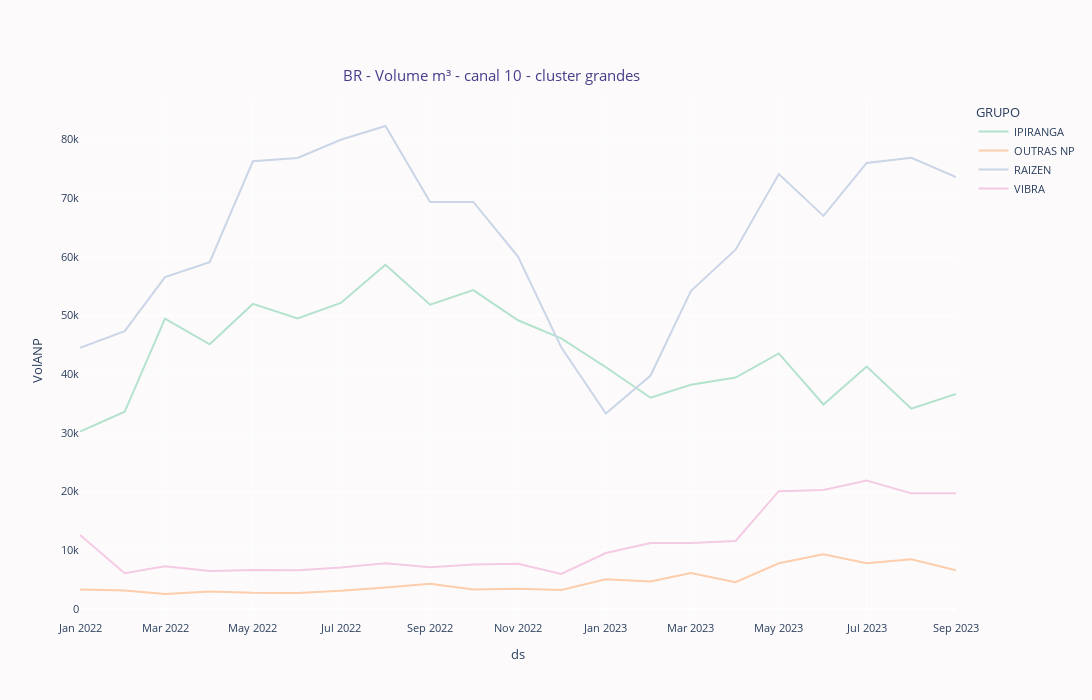

The notebook cell this image was saved under:
### Code cell
#Brasil var grandes

grandes10_ = grandes10.groupby(["GRUPO","ds"])
grandes10_vol = grandes10_.agg({"VolANP":"sum"}).reset_index()


fig =px.line(grandes10_vol, 
            x="ds", 
            y="VolANP",
            title="BR - Volume m³ - canal 10 - cluster grandes",
            color="GRUPO",
            color_discrete_sequence=px.colors.qualitative.Pastel2,
            hover_data=["GRUPO"]
        )

fig.update_layout(
    autosize=False,
    width= 1300,
    height=700
)
    
fig.update_layout(
        title = {"x": .45, "y": .90, "font": {"color":"darkslateblue"}},
        plot_bgcolor = "#fcfafa",
        paper_bgcolor = "#fcfafa", 
        font=dict(size=11)
    )
fig.show()

### Figure 1 — Plotly figure (JSON) as saved in the notebook; plotly's stock layout.template omitted (floating-point values rounded to 4 significant figures)
{"data": [{"customdata": [["IPIRANGA"], ["IPIRANGA"], ["IPIRANGA"], ["IPIRANGA"], ["IPIRANGA"], ["IPIRANGA"], ["IPIRANGA"], ["IPIRANGA"], ["IPIRANGA"], ["IPIRANGA"], ["IPIRANGA"], ["IPIRANGA"], ["IPIRANGA"], ["IPIRANGA"], ["IPIRANGA"], ["IPIRANGA"], ["IPIRANGA"], ["IPIRANGA"], ["IPIRANGA"], ["IPIRANGA"], ["IPIRANGA"]], "hovertemplate": "GRUPO=%{customdata[0]}<br>ds=%{x}<br>VolANP=%{y}<extra></extra>", "legendgroup": "IPIRANGA", "line": {"color": "rgb(179,226,205)", "dash": "solid"}, "marker": {"symbol": "circle"}, "mode": "lines", "name": "IPIRANGA", "orientation": "v", "showlegend": true, "type": "scatter", "x": ["2022-01-01T00:00:00", "2022-02-01T00:00:00", "2022-03-01T00:00:00", "2022-04-01T00:00:00", "2022-05-01T00:00:00", "2022-06-01T00:00:00", "2022-07-01T00:00:00", "2022-08-01T00:00:00", "2022-09-01T00:00:00", "2022-10-01T00:00:00", "2022-11-01T00:00:00", "2022-12-01T00:00:00", "2023-01-01T00:00:00", "2023-02-01T00:00:00", "2023-03-01T00:00:00", "2023-04-01T00:00:00", "2023-05-01T00:00:00", "2023-06-01T00:00:00", "2023-07-01T00:00:00", "2023-08-01T00:00:00", "2023-09-01T00:00:00"], "xaxis": "x", "y": [30190.0, 33580.0, 49450.0, 45060.0, 51950.0, 49480.0, 52120.0, 58630.0, 51810.0, 54300.0, 49160.0, 46070.0, 41160.0, 35960.0, 38190.0, 39400.0, 43520.0, 34810.0, 41270.0, 34100.0, 36610.0], "yaxis": "y"}, {"customdata": [["OUTRAS NP"], ["OUTRAS NP"], ["OUTRAS NP"], ["OUTRAS NP"], ["OUTRAS NP"], ["OUTRAS NP"], ["OUTRAS NP"], ["OUTRAS NP"], ["OUTRAS NP"], ["OUTRAS NP"], ["OUTRAS NP"], ["OUTRAS NP"], ["OUTRAS NP"], ["OUTRAS NP"], ["OUTRAS NP"], ["OUTRAS NP"], ["OUTRAS NP"], ["OUTRAS NP"], ["OUTRAS NP"], ["OUTRAS NP"], ["OUTRAS NP"]], "hovertemplate": "GRUPO=%{customdata[0]}<br>ds=%{x}<br>VolANP=%{y}<extra></extra>", "legendgroup": "OUTRAS NP", "line": {"color": "rgb(253,205,172)", "dash": "solid"}, "marker": {"symbol": "circle"}, "mode": "lines", "name": "OUTRAS NP", "orientation": "v", "showlegend": true, "type": "scatter", "x": ["2022-01-01T00:00:00", "2022-02-01T00:00:00", "2022-03-01T00:00:00", "2022-04-01T00:00:00", "2022-05-01T00:00:00", "2022-06-01T00:00:00", "2022-07-01T00:00:00", "2022-08-01T00:00:00", "2022-09-01T00:00:00", "2022-10-01T00:00:00", "2022-11-01T00:00:00", "2022-12-01T00:00:00", "2023-01-01T00:00:00", "2023-02-01T00:00:00", "2023-03-01T00:00:00", "2023-04-01T00:00:00", "2023-05-01T00:00:00", "2023-06-01T00:00:00", "2023-07-01T00:00:00", "2023-08-01T00:00:00", "2023-09-01T00:00:00"], "xaxis": "x", "y": [3294, 3154, 2538.0, 2983, 2766.0, 2710, 3110, 3630, 4282, 3286, 3416, 3218, 5044, 4675, 6094, 4535, 7776, 9324, 7794, 8456.0, 6585], "yaxis": "y"}, {"customdata": [["RAIZEN"], ["RAIZEN"], ["RAIZEN"], ["RAIZEN"], ["RAIZEN"], ["RAIZEN"], ["RAIZEN"], ["RAIZEN"], ["RAIZEN"], ["RAIZEN"], ["RAIZEN"], ["RAIZEN"], ["RAIZEN"], ["RAIZEN"], ["RAIZEN"], ["RAIZEN"], ["RAIZEN"], ["RAIZEN"], ["RAIZEN"], ["RAIZEN"], ["RAIZEN"]], "hovertemplate": "GRUPO=%{customdata[0]}<br>ds=%{x}<br>VolANP=%{y}<extra></extra>", "legendgroup": "RAIZEN", "line": {"color": "rgb(203,213,232)", "dash": "solid"}, "marker": {"symbol": "circle"}, "mode": "lines", "name": "RAIZEN", "orientation": "v", "showlegend": true, "type": "scatter", "x": ["2022-01-01T00:00:00", "2022-02-01T00:00:00", "2022-03-01T00:00:00", "2022-04-01T00:00:00", "2022-05-01T00:00:00", "2022-06-01T00:00:00", "2022-07-01T00:00:00", "2022-08-01T00:00:00", "2022-09-01T00:00:00", "2022-10-01T00:00:00", "2022-11-01T00:00:00", "2022-12-01T00:00:00", "2023-01-01T00:00:00", "2023-02-01T00:00:00", "2023-03-01T00:00:00", "2023-04-01T00:00:00", "2023-05-01T00:00:00", "2023-06-01T00:00:00", "2023-07-01T00:00:00", "2023-08-01T00:00:00", "2023-09-01T00:00:00"], "xaxis": "x", "y": [44480.0, 47310.0, 56510.0, 59050.0, 76240.0, 76800.0, 79900.0, 82250.0, 69300.0, 69330.0, 60020.0, 44580.0, 33270.0, 39750.0, 54130.0, 61190.0, 74070.0, 66942, 75960.0, 76840.0, 73540.0], "yaxis": "y"}, {"customdata": [["VIBRA"], ["VIBRA"], ["VIBRA"], ["VIBRA"], ["VIBRA"], ["VIBRA"], ["VIBRA"], ["VIBRA"], ["VIBRA"], ["VIBRA"], ["VIBRA"], ["VIBRA"], ["VIBRA"], ["VIBRA"], ["VIBRA"], ["VIBRA"], ["VIBRA"], ["VIBRA"], ["VIBRA"], ["VIBRA"], ["VIBRA"]], "hovertemplate": "GRUPO=%{customdata[0]}<br>ds=%{x}<br>VolANP=%{y}<extra></extra>", "legendgroup": "VIBRA", "line": {"color": "rgb(244,202,228)", "dash": "solid"}, "marker": {"symbol": "circle"}, "mode": "lines", "name": "VIBRA", "orientation": "v", "showlegend": true, "type": "scatter", "x": ["2022-01-01T00:00:00", "2022-02-01T00:00:00", "2022-03-01T00:00:00", "2022-04-01T00:00:00", "2022-05-01T00:00:00", "2022-06-01T00:00:00", "2022-07-01T00:00:00", "2022-08-01T00:00:00", "2022-09-01T00:00:00", "2022-10-01T00:00:00", "2022-11-01T00:00:00", "2022-12-01T00:00:00", "2023-01-01T00:00:00", "2023-02-01T00:00:00", "2023-03-01T00:00:00", "2023-04-01T00:00:00", "2023-05-01T00:00:00", "2023-06-01T00:00:00", "2023-07-01T00:00:00", "2023-08-01T00:00:00", "2023-09-01T00:00:00"], "xaxis": "x", "y": [12581, 6063, 7256, 6461, 6639, 6580, 7040.0, 7758, 7094, 7559, 7688, 5970, 9513, 11219, 11211, 11570.0, 20050.0, 20240.0, 21850.0, 19680.0, 19720.0], "yaxis": "y"}], "layout": {"autosize": false, "font": {"size": 11}, "height": 700, "legend": {"title": {"text": "GRUPO"}, "tracegroupgap": 0}, "paper_bgcolor": "#fcfafa", "plot_bgcolor": "#fcfafa", "title": {"font": {"color": "darkslateblue"}, "text": "BR - Volume m³ - canal 10 - cluster grandes", "x": 0.45, "y": 0.9}, "width": 1300, "xaxis": {"anchor": "y", "domain": [0, 1], "title": {"text": "ds"}}, "yaxis": {"anchor": "x", "domain": [0, 1], "title": {"text": "VolANP"}}}}
